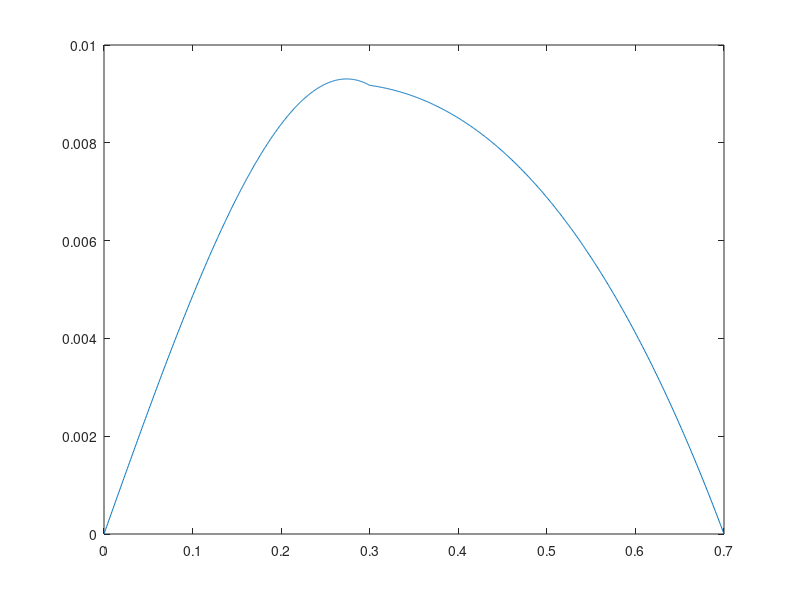

MATLAB code for this plot:
nel=500;

nel1=nel/2;
nnp1=2*nel1+1;
nnp=2*nel+1;
K=zeros(nnp1,nnp1);
k=zeros(nnp1,nnp1);
fl=zeros(nnp,1);
fb=zeros(nnp,1);
x=zeros(nnp,1);
Lel=(1/nel)*0.7;
Lel1=(1/nel1)*0.3;
Lel2=(1/nel1)*0.4;

%Stiffness matrix
for i=3:2:nnp1
    range=[i-2 i-1 i];
    K(range,range)=K(range,range)+(1/(3*Lel1))*[7 -8 1;-8 16 -8;1 -8 7];
end
K
for i=3:2:nnp1
    range=[i-2 i-1 i];
    k(range,range)=k(range,range)+(4/(3*Lel2))*[7 -8 1;-8 16 -8;1 -8 7];
end

k

%Load vector
for i=3:2:nnp
    range=[i-2;i-1;i];
    fl(range,1)=fl(range,1)+ ((Lel*Lel)/6)*[i-3;i-3;i-2];
end

fl

li=nnp;
c=zeros(nnp);
for i = size(k,1):-1:1
    lj = nnp;
    for j = size(k,1):-1:1
        c(li,lj)= k(i,j);
        lj = lj-1;
    end
    li = li- 1;

end
c

P=K;
for i = size(P,1)+1:nnp
    P(i,:)=0;
    P(:,i)=0;
end

P

KS=P+c;

KSt = KS(2:nnp-1,2:nnp-1);
flt = fl(2:nnp-1,1);

s = inv(KSt)*flt;
s(nnp-1,1) = 0;
r=[0];
ss=[r;s]

%X-axis
x1=zeros(2*nel1+1,1);
x2=zeros(2*nel1,1);

for i = 1 : 2*nel1+1
    range = [i]
    x1(range,1)=x1(range,1)+ [(i-1)*(Lel1/2)];
end

for i= 1 : 2*nel1 
    range = [i]
    x2(range,1)=x2(range,1)+ [x1(2*nel1+1,1)+(i)*(Lel2/2)];
end

x = [x1;x2];
x
% du/dx
% for i=1:2:nnp-1
%     p = (3/Lel)*(ss(i+1,1) - ss(i,1));
%     q = [p p];
%     r = [x(i,1) x(i+2,1)];
%     plot (r,q)
%     hold on
% end

 plot(x,ss)
 hold on





    

